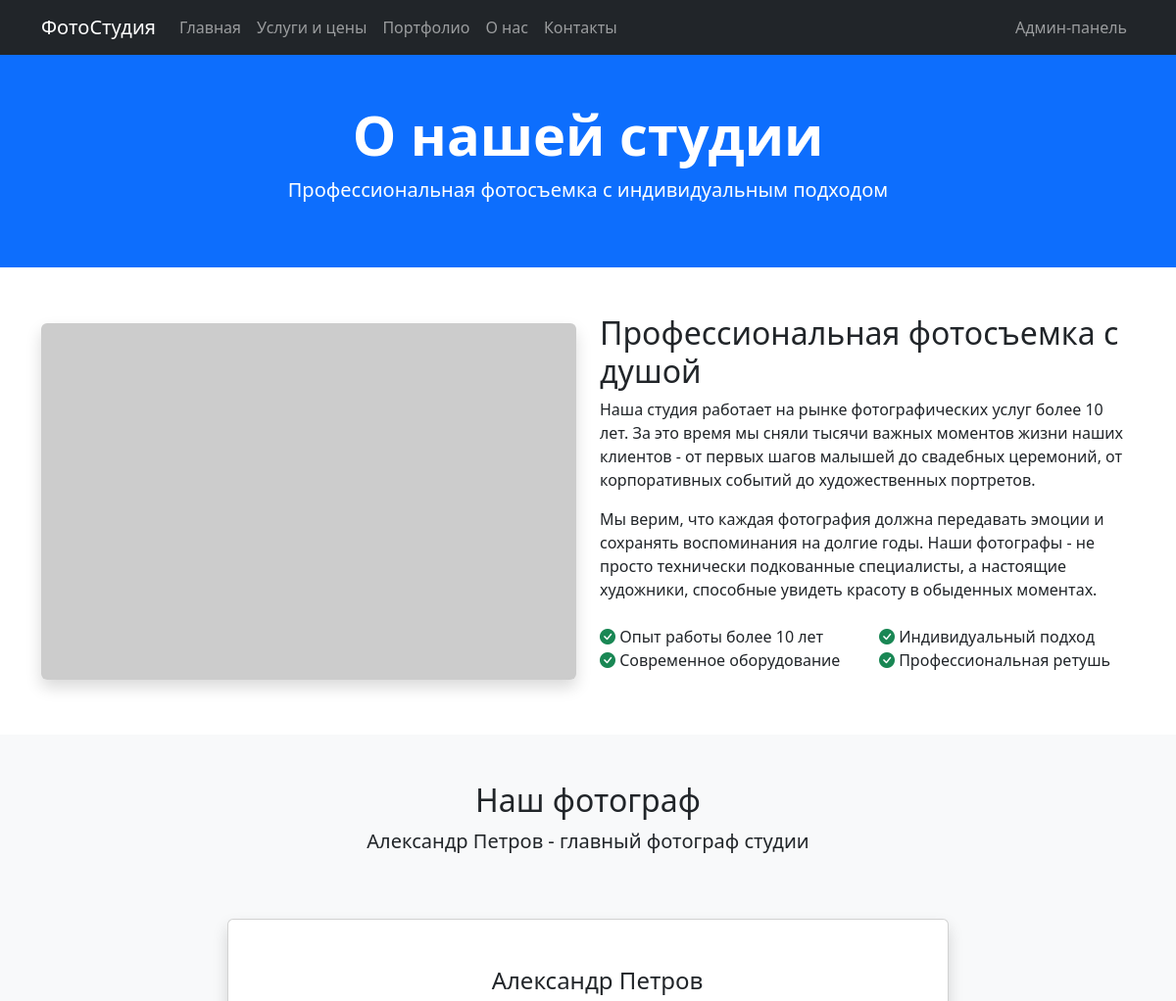
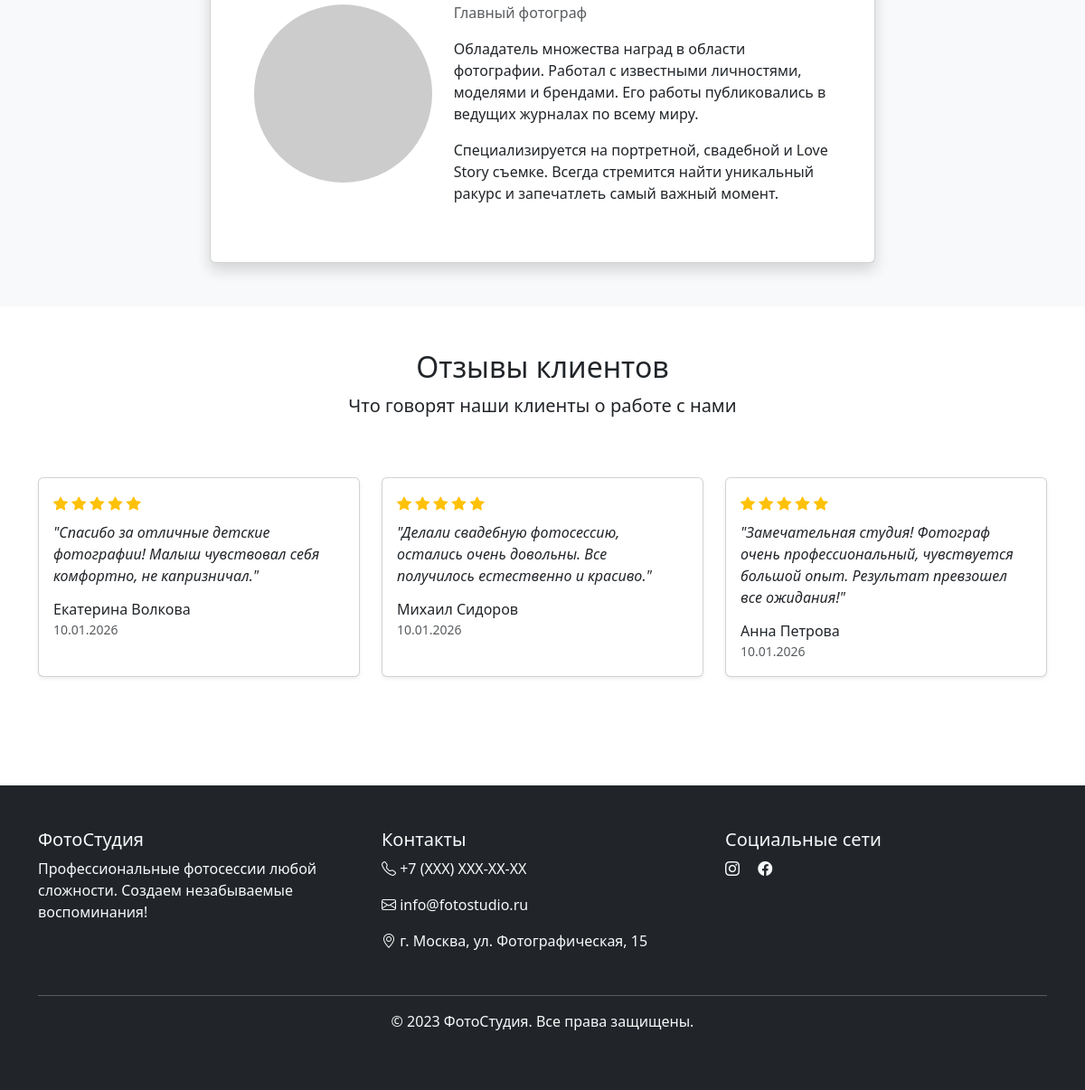
/about, run on the app's committed database (2 pictures, top to bottom).
### app.py (models this page shows)
class Review(db.Model):
    id = db.Column(db.Integer, primary_key=True)
    client_name = db.Column(db.String(100), nullable=False)
    text = db.Column(db.Text, nullable=False)
    date = db.Column(db.DateTime, default=datetime.utcnow)

### app.py (the view)
@app.route('/about')
def about():
    reviews = Review.query.order_by(Review.date.desc()).limit(6).all()
    return render_template('about.html', reviews=reviews)

### templates/about.html (shortened to what this page needs)
{% extends "base.html" %}
{% block content %}
<section class="py-5 bg-primary text-white">
    <div class="container">
        <div class="row">
            <div class="col-12 text-center">
                <h1 class="display-4 fw-bold">О нашей студии</h1>
                <p class="lead">Профессиональная фотосъемка с индивидуальным подходом</p>
            </div>
        </div>
    </div>
</section>
<section class="py-5">
    <div class="container">
        <div class="row align-items-center">
            <div class="col-lg-6 mb-4 mb-lg-0">
                <img src="https://via.placeholder.com/600x400/457b9d/ffffff?text=Фотограф" alt="Фотограф" class="img-fluid rounded shadow">
            </div>
            <div class="col-lg-6">
                <h2>Профессиональная фотосъемка с душой</h2>
                <p>Наша студия работает на рынке фотографических услуг более 10 лет. За это время мы сняли тысячи важных моментов жизни наших клиентов - от первых шагов малышей до свадебных церемоний, от корпоративных событий до художественных портретов.</p>
                <p>Мы верим, что каждая фотография должна передавать эмоции и сохранять воспоминания на долгие годы. Наши фотографы - не просто технически подкованные специалисты, а настоящие художники, способные увидеть красоту в обыденных моментах.</p>
                <div class="row mt-4">
                    <div class="col-md-6">
                        <ul class="list-unstyled">
                            <li><i class="bi bi-check-circle-fill text-success"></i> Опыт работы более 10 лет</li>
                            <li><i class="bi bi-check-circle-fill text-success"></i> Современное оборудование</li>
                        </ul>
                    </div>
                    <div class="col-md-6">
                        <ul class="list-unstyled">
                            <li><i class="bi bi-check-circle-fill text-success"></i> Индивидуальный подход</li>
                            <li><i class="bi bi-check-circle-fill text-success"></i> Профессиональная ретушь</li>
                        </ul>
                    </div>
                </div>
            </div>
        </div>
    </div>
</section>
<section class="py-5 bg-light">
    <div class="container">
        <div class="row">
            <div class="col-12 text-center mb-5">
                <h2>Наш фотограф</h2>
                <p class="lead">Александр Петров - главный фотограф студии</p>
            </div>
        </div>
        <div class="row">
            <div class="col-lg-8 mx-auto">
                <div class="card shadow">
                    <div class="card-body p-5">
                        <div class="row align-items-center">
                            <div class="col-md-4 text-center mb-4 mb-md-0">
                                <img src="https://via.placeholder.com/300x300/457b9d/ffffff?text=Александр" alt="Александр Петров" class="rounded-circle img-fluid">
                            </div>
                            <div class="col-md-8">
                                <h4>Александр Петров</h4>
                                <p class="text-muted">Главный фотограф</p>
                                <p>Обладатель множества наград в области фотографии. Работал с известными личностями, моделями и брендами. Его работы публиковались в ведущих журналах по всему миру.</p>
                                <p>Специализируется на портретной, свадебной и Love Story съемке. Всегда стремится найти уникальный ракурс и запечатлеть самый важный момент.</p>
                            </div>
                        </div>
                    </div>
                </div>
            </div>
        </div>
    </div>
</section>
<section class="py-5">
    <div class="container">
        <div class="row">
            <div class="col-12 text-center mb-5">
                <h2>Отзывы клиентов</h2>
                <p class="lead">Что говорят наши клиенты о работе с нами</p>
            </div>
        </div>
        <div class="row">
            {% for review in reviews %}
            <div class="col-md-6 col-lg-4 mb-4">
                <div class="card h-100 shadow-sm">
                    <div class="card-body">
                        <div class="text-warning mb-2">
                            <i class="bi bi-star-fill"></i>
                            <i class="bi bi-star-fill"></i>
                            <i class="bi bi-star-fill"></i>
                            <i class="bi bi-star-fill"></i>
                            <i class="bi bi-star-fill"></i>
                        </div>
                        <p class="card-text italic">"{{ review.text }}"</p>
                        <div class="mt-3">
                            <h6 class="mb-0">{{ review.client_name }}</h6>
                            <small class="text-muted">{{ review.date.strftime('%d.%m.%Y') }}</small>
                        </div>
                    </div>
                </div>
            </div>
            {% endfor %}
        </div>
    </div>
</section>
{% endblock %}

### templates/base.html (shortened to what this page needs)
<!DOCTYPE html>
<html lang="ru">
<head>
    <link href="https://cdn.jsdelivr.net/npm/bootstrap@5.3.0-alpha1/dist/css/bootstrap.min.css" rel="stylesheet">
    <link rel="stylesheet" href="https://cdn.jsdelivr.net/npm/bootstrap-icons@1.10.0/font/bootstrap-icons.css">
    <link rel="stylesheet" href="{{ url_for('static', filename='css/style.css') }}">
</head>
<body>
    <nav class="navbar navbar-expand-lg navbar-dark bg-dark sticky-top">
        <div class="container">
            <a class="navbar-brand" href="{{ url_for('index') }}">ФотоСтудия</a>
            <div class="collapse navbar-collapse" id="navbarNav">
                <ul class="navbar-nav me-auto">
                    <li class="nav-item">
                        <a class="nav-link" href="{{ url_for('index') }}">Главная</a>
                    </li>
                    <li class="nav-item">
                        <a class="nav-link" href="{{ url_for('services') }}">Услуги и цены</a>
                    </li>
                    <li class="nav-item">
                        <a class="nav-link" href="{{ url_for('portfolio') }}">Портфолио</a>
                    </li>
                    <li class="nav-item">
                        <a class="nav-link" href="{{ url_for('about') }}">О нас</a>
                    </li>
                    <li class="nav-item">
                        <a class="nav-link" href="{{ url_for('contacts') }}">Контакты</a>
                    </li>
                </ul>
                <ul class="navbar-nav ms-auto">
                    <li class="nav-item">
                        <a class="nav-link" href="{{ url_for('admin_login') }}">Админ-панель</a>
                    </li>
                </ul>
            </div>
        </div>
    </nav>
    <main>
        {% block content %}{% endblock %}
    </main>
    <footer class="bg-dark text-light py-5 mt-5">
        <div class="container">
            <div class="row">
                <div class="col-md-4 mb-3">
                    <h5>ФотоСтудия</h5>
                    <p>Профессиональные фотосессии любой сложности. Создаем незабываемые воспоминания!</p>
                </div>
                <div class="col-md-4 mb-3">
                    <h5>Контакты</h5>
                    <p><i class="bi bi-telephone"></i> +7 (XXX) XXX-XX-XX</p>
                    <p><i class="bi bi-envelope"></i> info@fotostudio.ru</p>
                    <p><i class="bi bi-geo-alt"></i> г. Москва, ул. Фотографическая, 15</p>
                </div>
                <div class="col-md-4 mb-3">
                    <h5>Социальные сети</h5>
                    <a href="#" class="text-light me-2"><i class="bi bi-instagram"></i></a>
                    <a href="#" class="text-light"><i class="bi bi-facebook"></i></a>
                </div>
            </div>
            <hr>
            <div class="text-center">
                <p>&copy; 2023 ФотоСтудия. Все права защищены.</p>
            </div>
        </div>
    </footer>
</body>
</html>

### static/css/style.css (style rules this page uses)
.card { transition: transform 0.3s ease, box-shadow 0.3s ease; }

### templates/about.html (style rules this page uses)
.italic { font-style: italic; }

### data on the page
Review: text "Спасибо за отличные детские фотографии! Малыш чувствовал себя комфортно, не капризничал.", client_name "Екатерина Волкова", date "10.01.2026"
Review: text "Делали свадебную фотосессию, остались очень довольны. Все получилось естественно и красиво.", client_name "Михаил Сидоров", date "10.01.2026"
Review: text "Замечательная студия! Фотограф очень профессиональный, чувствуется большой опыт. Результат превзошел все ожидания!", client_name "Анна Петрова", date "10.01.2026"
